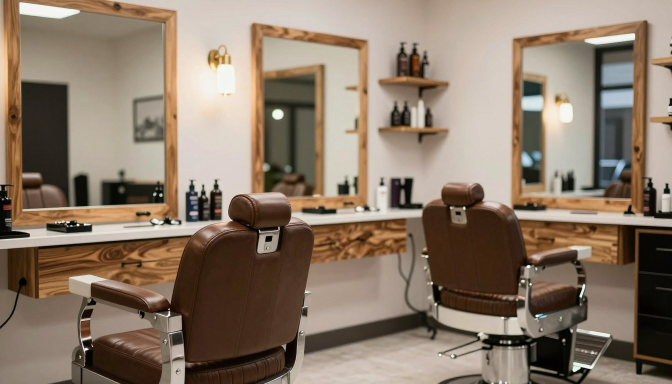
#> input picture assets/banner.jpg, 1344 x 768 px (shown at 1/2 size)
$ python make_cover.py
#> lines starting #> are read from the running program, lines starting #| are printed output that depends on the picture; after the words box and inside, x2 and y2 are one past the last pixel; in counts of white or black regions, pixels touching at a corner belong together
"""Portfolio cover for the booking bot: the real v2 interface over the shop photo. 1280x800, Pillow.

Drawn at 2x and scaled down, so rounded corners and text edges stay smooth.
Run: python deploy/make_cover.py
"""
from pathlib import Path

from PIL import Image, ImageDraw, ImageFilter, ImageFont

ROOT = Path(__file__).resolve().parent.parent
OUT = Path(__file__).with_name("cover-booking-bot.png")
S = 2                                    # supersampling factor
W, H = 1280 * S, 800 * S
F = "C:/Windows/Fonts/"

INK = (13, 11, 10)
BRASS = (222, 168, 98)
TEXT = (244, 239, 233)
MUTED = (178, 166, 152)
CHAT = (14, 22, 33)
BUBBLE = (24, 37, 51)
BTN = (36, 52, 68)
BTN_TEXT = (226, 236, 245)
BUSY = (96, 112, 128)
QUOTE_BAR = (100, 170, 235)
GREEN = (49, 160, 90)
RED = (214, 72, 68)


def font(name, size):
    return ImageFont.truetype(F + name, size * S)


REG, SEMI, BOLD = "segoeui.ttf", "seguisb.ttf", "segoeuib.ttf"


def px(*v):
    return tuple(int(x * S) for x in v)


# --- background: the shop photo, darkened from the left where the text sits -------
photo = Image.open(ROOT / "assets" / "banner.jpg").convert("RGB")
#> photo is the input picture: PIL image 1344x768 RGB; mean R, G, B 139.2, 121.8, 105.2
scale = max(W / photo.width, H / photo.height)
#> scale = 2.08
photo = photo.resize((int(photo.width * scale), int(photo.height * scale)), Image.LANCZOS)
#> photo: PIL image 2800x1600 RGB
photo = photo.crop(((photo.width - W) // 2, (photo.height - H) // 2,
                    (photo.width - W) // 2 + W, (photo.height - H) // 2 + H))
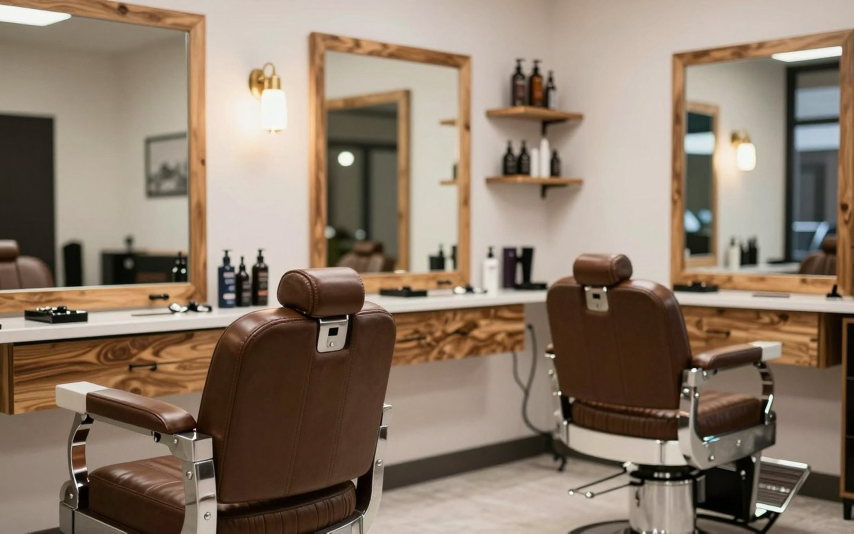
#> photo: PIL image 2560x1600 RGB (shown at 1/3 size); mean R, G, B 141.3, 123.9, 107.3
photo = photo.filter(ImageFilter.GaussianBlur(3 * S))
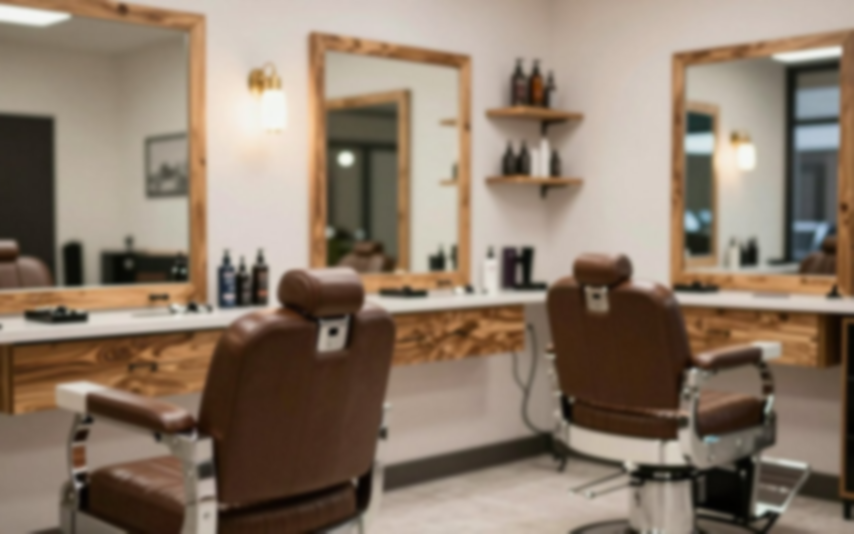
#> photo: PIL image 2560x1600 RGB (shown at 1/3 size); mean R, G, B 141.3, 123.9, 107.3

shade = Image.new("L", (W, H))
#> shade: PIL image 2560x1600 L; every value is 0
sd = ImageDraw.Draw(shade)
for x in range(W):
    k = x / W
    sd.line([(x, 0), (x, H)], fill=int(255 * (0.94 - 0.30 * k)))   # 94% dark on the left, 64% on the right
img = Image.composite(Image.new("RGB", (W, H), INK), photo, shade)
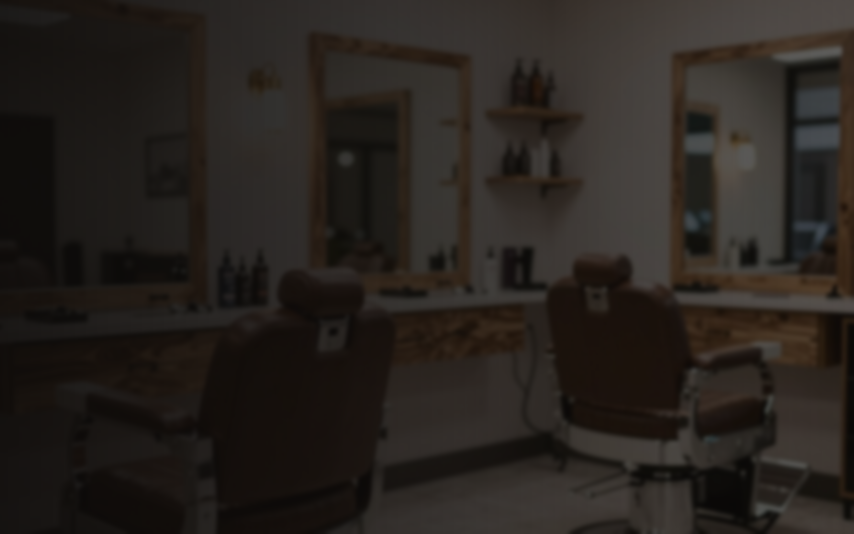
#> img: PIL image 2560x1600 RGB (shown at 1/3 size); mean R, G, B 40.3, 35.2, 31
d = ImageDraw.Draw(img)

# --- left: what it is -----------------------------------------------------------------
x = 72
d.text(px(x, 92), "TELEGRAM-БОТ  ·  PYTHON  ·  AIOGRAM 3", font=font(SEMI, 19), fill=BRASS)
d.text(px(x, 126), "Бот запису", font=font(BOLD, 62), fill=TEXT)
d.text(px(x, 200), "клієнтів", font=font(BOLD, 62), fill=TEXT)
for i, line in enumerate(["Барбершоп, салон, репетитор: клієнт", "записується за хвилину, власник",
                          "підтверджує в один дотик."]):
    d.text(px(x, 296 + i * 36), line, font=font(REG, 25), fill=MUTED)

features = ["Весь тиждень і весь день: зайняте видно одразу",
            "Нагадування за добу і за 2 години",
            "Заявки власнику з кнопками підтвердження",
            "Українська та англійська, 23 автотести"]
y = 436
for line in features:
    d.rounded_rectangle(px(x, y + 9, x + 14, y + 23), radius=3 * S, fill=BRASS)
    d.text(px(x + 30, y), line, font=font(REG, 23), fill=TEXT)
    y += 46
#> after the loop, y = 620

d.text(px(x, 668), "Демо працює 24/7", font=font(REG, 20), fill=MUTED)
d.text(px(x, 694), "t.me/SoexDemo_Bot", font=font(SEMI, 27), fill=BRASS)

# --- right: the chat, drawn like Telegram's dark theme --------------------------------------
P0X, P0Y, P1X, P1Y = 724, 44, 1218, 756
shadow = Image.new("L", (W, H), 0)
ImageDraw.Draw(shadow).rounded_rectangle(px(P0X + 8, P0Y + 18, P1X + 8, P1Y + 18), radius=40 * S, fill=170)
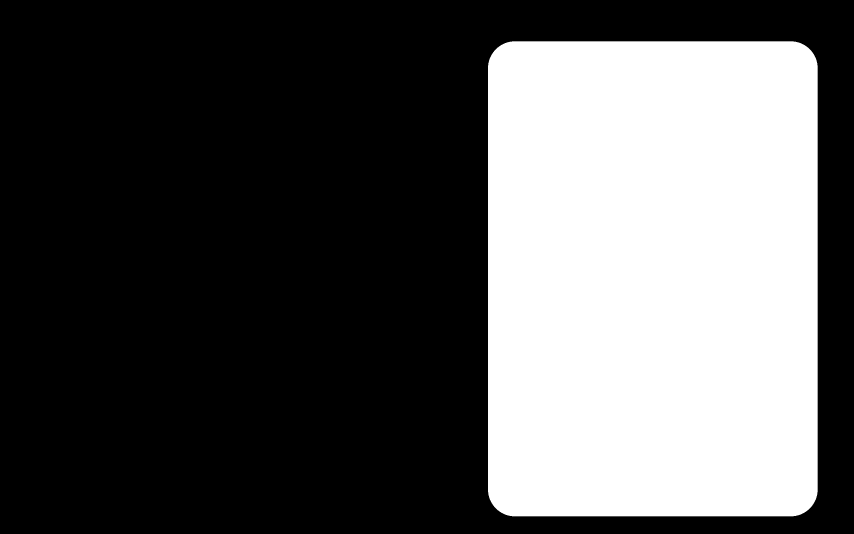
#> shadow: PIL image 2560x1600 L (shown at 1/3 size); values 0 (black) and 170 (white), 34.3% white; 1 white region, box (x1, y1, x2, y2) and area: (1464, 124, 2453, 1549) 1403725
shadow = shadow.filter(ImageFilter.GaussianBlur(22 * S))
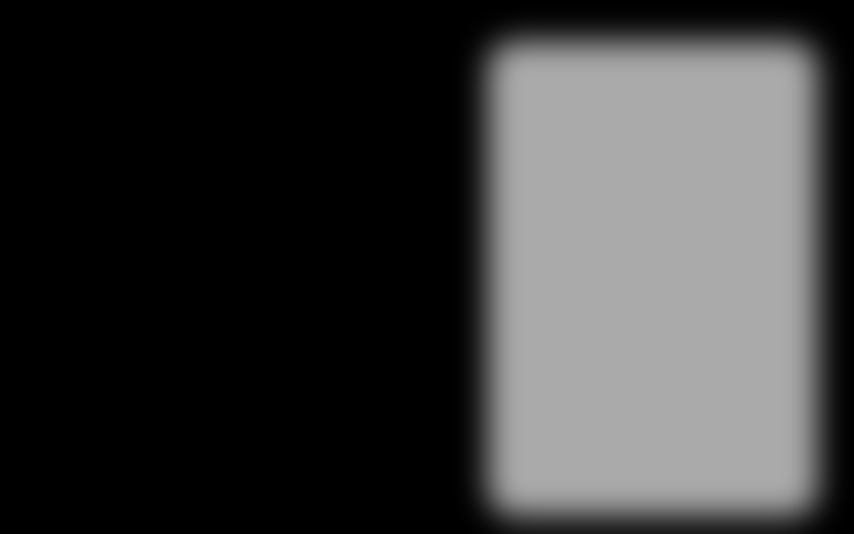
#> shadow: PIL image 2560x1600 L (shown at 1/3 size); min 0, max 170, mean 58.2
img.paste(Image.new("RGB", (W, H), (0, 0, 0)), mask=shadow)
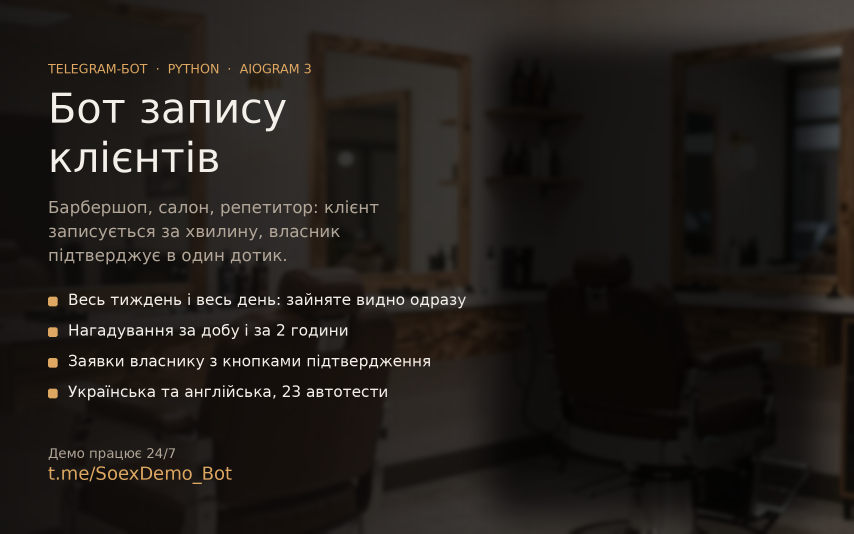
#> img: PIL image 2560x1600 RGB (shown at 1/3 size); mean R, G, B 34.2, 30.1, 26.7
d = ImageDraw.Draw(img)
d.rounded_rectangle(px(P0X, P0Y, P1X, P1Y), radius=36 * S, fill=CHAT)

# header with the real avatar
d.rounded_rectangle(px(P0X, P0Y, P1X, P0Y + 84), radius=36 * S, fill=BUBBLE)
d.rectangle(px(P0X, P0Y + 50, P1X, P0Y + 84), fill=BUBBLE)
#> (the run stopped early here; a loop or call above may not have finished)
